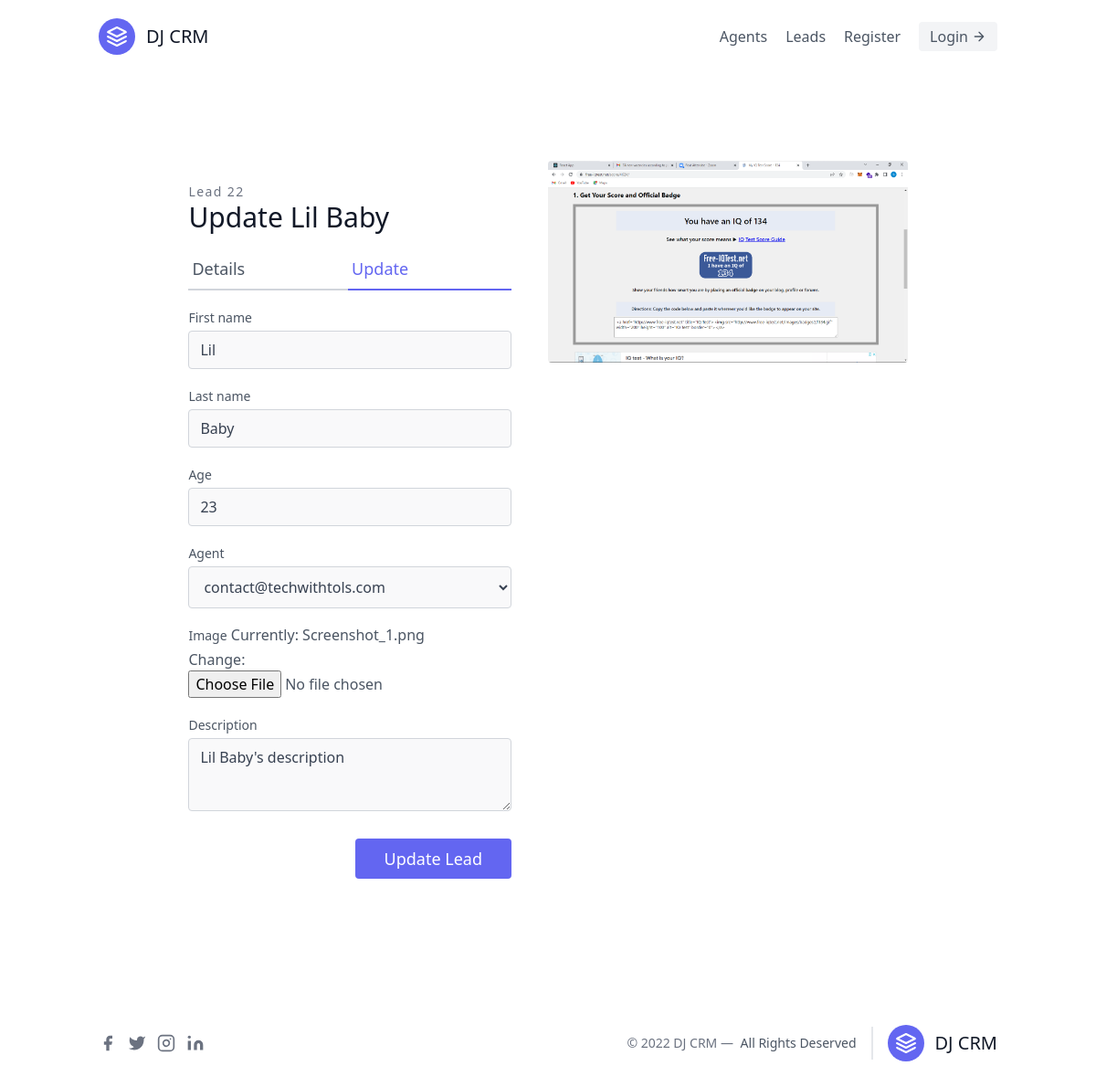
/leads/update/22/, run on the app's committed database.
### leads/models.py (models this page shows)
class Lead(models.Model):
    first_name = models.CharField(max_length=20)
    last_name = models.CharField(max_length=20)
    age = models.IntegerField(default=0)
    description = models.TextField(max_length=200,null=True, blank=True)
    image = models.ImageField()
    created_at = models.DateTimeField(auto_now_add=True)
    updated_at = models.DateTimeField(auto_now=True)
    agent = models.ForeignKey("Agent", on_delete=models.CASCADE, null=True)
    class Meta:
        ordering = ['-updated_at']
    def __str__(self) -> str:
        return self.first_name + " " + self.last_name

### leads/views.py (the view)
# urls.py: path('update/<int:pk>/', views.lead_update, name="update"),
def lead_update(request, pk):
    lead = get_object_or_404(Lead, id=pk)
    context = {}
    if lead:
        context['lead'] = lead
    form = LeadForm(instance=lead)
    context['form'] = form
    if request.method == 'POST':
        form = LeadForm(request.POST, instance=lead, files=request.FILES)
        if form.is_valid():
            lead.save()
            return redirect('/leads/')
    return render(request, 'leads/lead_update.html', context)

### leads/forms.py
class LeadForm(forms.ModelForm):
    class Meta:
        model = Lead
        fields = '__all__'
        widgets = {
            'first_name': forms.TextInput(attrs={'class': styles}),
            'last_name': forms.TextInput(attrs={'class': styles}),
            'age': forms.NumberInput(attrs={'class': styles}),
            'description': forms.Textarea(attrs={'class': f"{styles} h-20"}),
            'agent': forms.Select(attrs={'class': f"{styles} py-2.5"}),
        }

### leads/models.py (called while the page is built)
    def __str__(self):
        return self.user.email

### leads/templates/leads/lead_update.html (shortened to what this page needs)
{% extends 'main.html' %}
{% block content %}
<section class="text-gray-600 body-font overflow-hidden">
  <div class="container px-5 py-24 mx-auto">
    <div class="lg:w-4/5 mx-auto flex flex-wrap justify-between">
      <div class="lg:w-1/2 w-full lg:pr-10 lg:py-6 mb-6 lg:mb-0">
        <h2 class="text-sm title-font text-gray-500 tracking-widest">
          Lead {{lead.id}}
        </h2>
        <h1 class="text-gray-900 text-3xl title-font font-medium mb-4">
          Update {{lead}}
        </h1>
        <div class="flex mb-4">
          <a
          href="{% url 'leads:detail' lead.id %}"
            class="flex-grow border-b-2 border-gray-300 py-2 text-lg px-1"
            >Details</a
          >
          <a href="{% url 'leads:update' lead.id %}" class="flex-grow text-indigo-500 border-b-2 border-indigo-500 py-2 text-lg px-1"
            >Update</a
          >
        </div>
<form method="POST" class="form" enctype="multipart/form-data">
      <div class="w-full mx-auto">
        <div class="flex flex-col flex-wrap -m-2">
          <div class="p-2 w-full">
            <div class="relative">
              <label class="leading-7 text-sm text-gray-600"
                >{{form.first_name.label}}</label
              >
              {{form.first_name }}
            </div>
          </div>
          <div class="p-2 w-full">
            <div class="relative">
              <label class="leading-7 text-sm text-gray-600"
                >{{form.last_name.label}}</label
              >
              {{form.last_name }}
            </div>
          </div>
          <div class="p-2 w-full">
            <div class="relative">
              <label class="leading-7 text-sm text-gray-600"
                >{{form.age.label}}</label
              >
              {{form.age }}
            </div>
          </div>
          <div class="p-2 w-full">
            <div class="relative">
              <label class="leading-7 text-sm text-gray-600"
                >{{form.agent.label}}</label
              >
              {{form.agent }}
            </div>
          </div>
          <div class="p-2 w-full">
            <div class="relative">
              <label class="leading-7 text-sm text-gray-600"
                >{{form.image.label}}</label
              >
              {{form.image }}
            </div>
          </div>
          <div class="p-2 w-full">
            <div class="relative">
              <label class="leading-7 text-sm text-gray-600"
                >{{form.description.label}}</label
              >
              {{form.description }}
            </div>
          </div>
        </div>
        <div class="py-2 w-full flex justify-end">
          <input
            type="submit"
            class="flex  mt-4 text-white bg-indigo-500 border-0 py-2 px-8 focus:outline-none hover:bg-indigo-600 rounded text-lg"
            value="Update Lead"
          />
        </div>
      </div>
    </form>
      </div>
      <img
        alt="{{lead}}"
        class="lg:w-1/2 w-full  h-full object-cover object-center rounded"
        src="{{lead.image.url}}"
      />
    </div>
  </div>
</section>
{% endblock content %}

### data on the page
Lead: id "22", first_name+last_name "Lil Baby", first_name "Lil", last_name "Baby", age "23", agent "contact@techwithtols.com", description "Lil Baby's description", image (picture)
